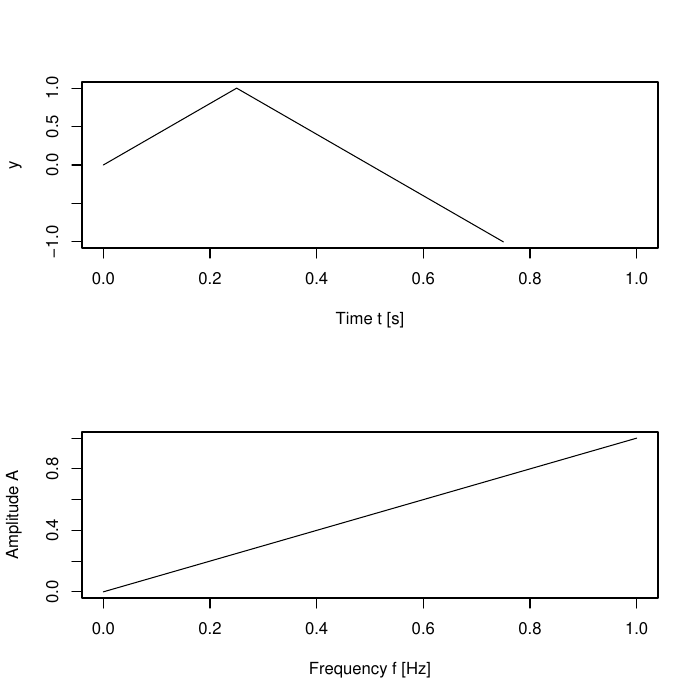

Here is the R script that generated this plot:
#Load libraries
require(stats)
library("here")

#Set current directory as working directory
setwd(here())

#Function returns Discrete Fourier Transform sample frequencies.
#The sample frequencies are defined according to the Scipy definiton.
#https://docs.scipy.org/doc/scipy/reference/generated/scipy.fftpack.fftfreq.html
fftfreq <- function(n, d) {
    #If n is even number (even number of signal points)
    if (n %% 2 == 0) {
        init_f <- seq(0, n / 2 - 1, by = 1) / (n * d)
        f <- append(init_f, - (n / 2) / (d * n), after = length(init_f))
        neg_f <- seq(- n / 2 + 1, -1, by = 1) / (n * d)
        f <- append(f, neg_f, length(f))
    }
    #If n is odd number (odd number of signal points)
    else {
        init_f <- seq(0, (n - 1) / 2, by = 1) / (n * d)
        f <- append(init_f, - ((n - 1) / 2) / (d * n), after = length(init_f))
        neg_f <- seq(- (n - 1) / 2 + 1, -1, by = 1) / (n * d)
        f <- append(f, neg_f, length(f))
    }
    return(f)
}

#Domain setup
tmax <- 0.75 #maximum time value
dt <- 0.25 #s
freq <- 1 #Hz
amp <- 1 #amplitude
t <- seq(0, tmax, by = dt) #also try ts function
n <- length(t) #length of time vector t

#Create signal
y <- amp * sin(2 * pi * freq * t)

#Create sample frequencies
f <- fftfreq(n, dt)

#Fourier transform
fft_y <- fft(y)
mag <- sqrt(Re(fft_y)^2 + Im(fft_y)^2) * 2 / n

#Print frequency and amplitude values
cat("Frequencies: ", f[1 : (n / 2)], "\n", sep = "\t")
cat("Amplitudes: ", mag[1 : (n / 2)], "\n", sep = "\t")

# Writing frequencies and amplitudes data to a tsv file
frequencies <- as.matrix(f[1 : (n / 2)])
amplitudes <- as.matrix(mag[1 : (n / 2)])
results <- cbind(frequencies, amplitudes)
write.table(results, file = "results.txt", row.names = FALSE,
    col.names = c("Frequency", "Amplitude"))

#Opening the graphical device
pdf("fft.pdf")

#Plotting
layout(matrix(c(1, 2), 2, 1, byrow = TRUE))
plot(t, y, xlab = "Time t [s]", ylab = "y", type = "l", xlim = c(0, 1),
    ylim = c(-amp, amp))
#plot(f[seq(1, length(f), by = 1) / 2],
#    mag[seq(1, length(f), by = 1) / 2], xlab = "Frequency, Hz",
#        ylab = "Amplitude", xlim = c(0, 1), ylim = c(0, 1), type = "l")
plot(f[1 : (n / 2)],
    mag[1 : (n / 2)], xlab = "Frequency f [Hz]",
        ylab = "Amplitude A", xlim = c(0, 1), ylim = c(0, 1), type = "l")

#Closing the graphical device
dev.off()